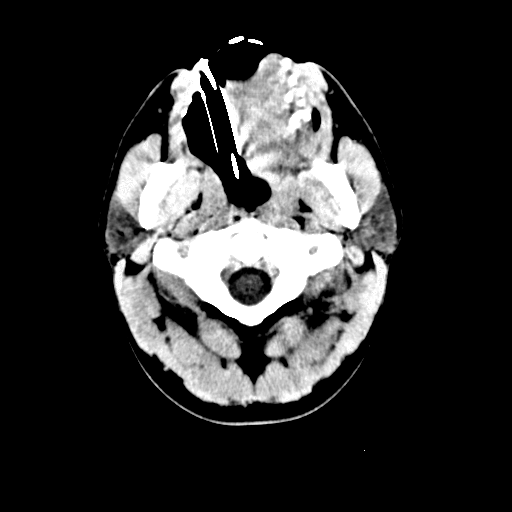
#> input picture data/0001.png, 512 x 512 px; its folder holds only this picture in this run
$ python eval.py
#> lines starting #> are read from the running program, lines starting #| are printed output that depends on the picture; after the words box and inside, x2 and y2 are one past the last pixel; in counts of white or black regions, pixels touching at a corner belong together
#> (reads eval_settings.json from the repository)
#> further down, image is the input picture: shape (512, 512); min 0, max 255, mean 47.8
### canny.py
import argparse
import math

import matplotlib.pyplot as plt
import numpy as np
from PIL import Image
from scipy import signal
from scipy.ndimage import gaussian_filter


def nonmaxima_supression(mag, angle):
    g_n = np.zeros_like(angle)
    m, n = g_n.shape

    for i in range(1, m - 1, 1):
        for j in range(1, n - 1, 1):

            # check if vertical edge
            if (angle[i,j] >= -22.5 and angle[i,j] <= 22.5) or (angle[i, j] < -157.5 and angle[i, j] >=-180) or (angle[i, j] >= 157.5 and angle[i, j] <= 180):
                pix1 = mag[i, j + 1]
                pix2 = mag[i, j - 1]

            # check if +45 edge
            elif (angle[i,j] >= 22.5 and angle[i,j] <= 67.5) or (angle[i,j] <-112.5 and angle[i,j] >= -157.5):
                pix1 = mag[i - 1, j - 1]
                pix2 = mag[i + 1, j + 1]

            # check if horizontal edge
            elif (angle[i,j] >= 67.5 and angle[i,j] <= 112.5) or (angle[i,j] < -67.5 and angle[i,j] >= -112.5):
                pix1 = mag[i - 1, j]
                pix2 = mag[i + 1, j]

            # check if -45 edge
            elif (angle[i,j] >= 112.5 and angle[i,j] <= 157.5) or (angle[i,j] < -22.5 and angle[i,j] >= -67.5):
                pix1 = mag[i + 1, j - 1]
                pix2 = mag[i - 1, j + 1]

            if mag[i, j] >= pix1 and mag[i, j] >= pix2:
                g_n[i, j] = mag[i, j]

    return g_n


def otsus_method(img):
    max_var, best_thresh = 0.0, 0.0

    thresholds = np.arange(np.max(img), step=1.0/256)

    for thresh in thresholds:
        # Compute the between class variance
        background = img[img < thresh]
        foreground = img[img >= thresh]

        w_1 = background.size / img.size
        w_2 = foreground.size / img.size

        # Ignore cases where w_1 ro w_2 is zero
        if w_1 == 0 or w_2 == 0:
            continue

        mean_1 = background.mean()
        mean_2 = foreground.mean()

        var = w_1 * w_2 * ((mean_1 - mean_2) ** 2)

        if var > max_var:
            max_var = var
            best_thresh = thresh

    return best_thresh


MAX_DEPTH = 10000
def find_conn_weak_edges(edges, row, col, depth=0):
    if depth > MAX_DEPTH:
        return

    m, n = edges.shape

    # Loak at the surrounding 8 pixels
    for i in range(-1, 2, 1):
        for j in range(-1, 2, 1):

            # Check if there is a weak edge nearby
            if row + i >= 0 and row + i < m and col + j >= 0 and col + j < n:
                if edges[row + i, col + j] > 0 and edges[row + i, col + j] < 1:
                    depth += 1

                    edges[row + i, col + j] = 1 # label weak edge as legit edge
                    find_conn_weak_edges(edges, row, col, depth)


def canny(img, display=True, threshold_scale=1.0):
#> called with display = 0, threshold_scale = 0.5
    SIGMA = 2

    if display:
        plt.figure()
        plt.imshow(img, cmap="gray")
        plt.title(f"(a) Original image")
        plt.xticks([])
        plt.yticks([])
        plt.savefig('./imgs/intermediate1.png', bbox_inches='tight')
        plt.show()

    # (1) Apply Gaussian smoothing
    img = gaussian_filter(img, sigma=SIGMA)

    if display:
        plt.figure()
        plt.imshow(img, cmap="gray")
        plt.title(f"(b) Smoothed image")
        plt.xticks([])
        plt.yticks([])
        plt.savefig('./imgs/intermediate2.png', bbox_inches='tight')
        plt.show()

    # (2) Compute the gradient (i.e partial derivative w.r.t to x and y axis)
    kernel_x = np.array([
        [-1, 0, 1],
        [-2, 0, 2],
        [-1, 0, 1]
    ])

    kernel_y = np.array([
        [-1, -2, -1],
        [0, 0, 0],
        [1, 2, 1]
    ])

    g_x = signal.convolve2d(img, kernel_x, mode="same")
    g_y = signal.convolve2d(img, kernel_y, mode="same")
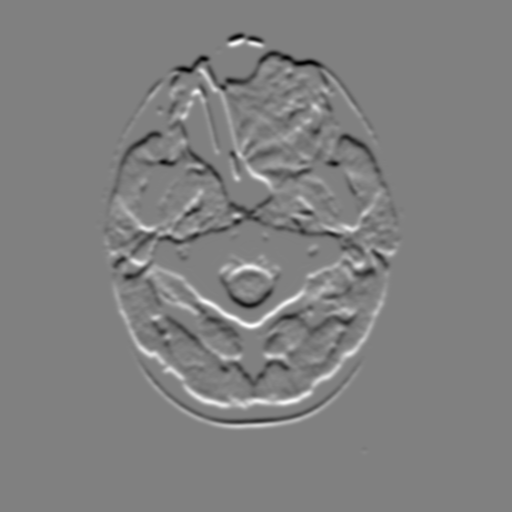
#> g_y: shape (512, 512) int64; min -379, max 372, mean 0; drawn with min black and max white

    # (3) Compute magnitude and angle image
    mag = np.sqrt(g_x ** 2 + g_y ** 2)
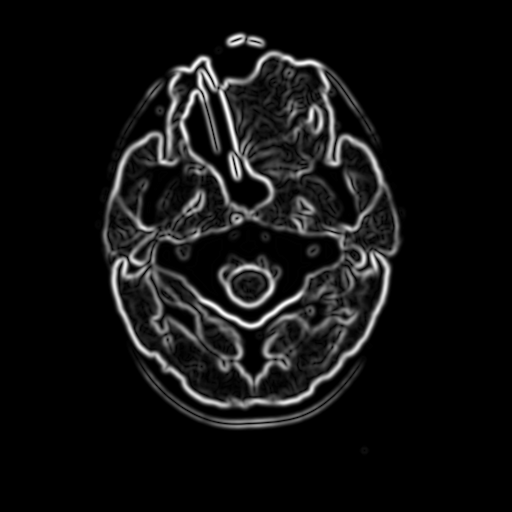
#> mag: shape (512, 512) float64; min 0, max 390.7, mean 27.7; drawn with min black and max white
    angle = np.arctan2(g_y, g_x) * 180 / np.pi
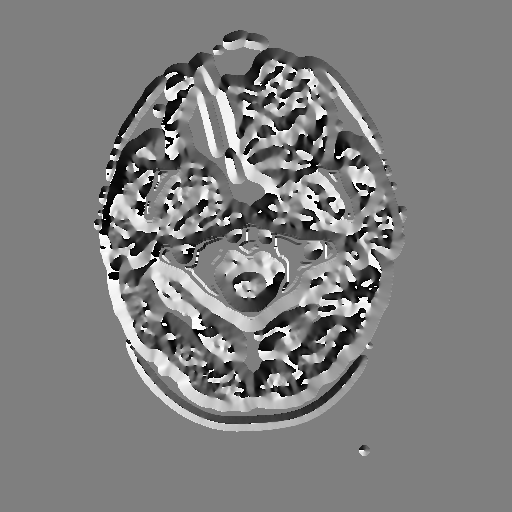
#> angle: shape (512, 512) float64; min -179.8, max 180, mean 0.3; drawn with min black and max white

    if display:
        plt.figure()
        plt.imshow(mag, cmap="gray")
        plt.title(f"(c) Magnitude image")
        plt.xticks([])
        plt.yticks([])
        plt.savefig('./imgs/intermediate3.png', bbox_inches='tight')
        plt.show()

        plt.figure()
        plt.imshow(angle, cmap="gray")
        plt.title(f"(d) Angle image")
        plt.xticks([])
        plt.yticks([])
        plt.savefig('./imgs/intermediate4.png', bbox_inches='tight')
        plt.show()

    # (4) Thin edges using non maxima supression
    g_n = nonmaxima_supression(mag, angle)
#> after the loop in nonmaxima_supression, `for i in range(1, m - 1, 1):`:
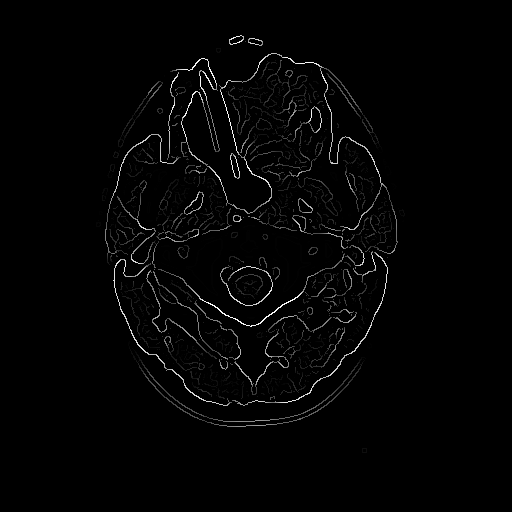
#> g_n: shape (512, 512) float64; min 0, max 390.7, mean 6.4; drawn with min black and max white

    if display:
        plt.figure()
        plt.imshow(g_n, cmap="gray")
        plt.title(f"(e) Edges after non-maxima supression")
        plt.xticks([])
        plt.yticks([])
        plt.savefig('./imgs/intermediate5.png', bbox_inches='tight')
        plt.show()


    # (5) Determine the optimal threshold using Otsu's method
    g_n = (g_n - g_n.min()) / (g_n.max() - g_n.min()) # normalize the image
    thresh_high = threshold_scale * otsus_method(g_n)
#> the loop in otsus_method, `for thresh in thresholds:` made 256 passes
#> (mean_1, mean_2, var, max_var) on passes 2 to 13: (1.02e-07, 0.321, 0.005, 0.005), (9.33e-07, 0.322, 0.00502, 0.00502), (4.41e-05, 0.348, 0.00543, 0.00543), (4.6e-05, 0.349, 0.00544, 0.00544), (4.83e-05, 0.35, 0.00546, 0.00546), (5.43e-05, 0.352, 0.00548, 0.00548), (5.86e-05, 0.353, 0.0055, 0.0055), (7.17e-05, 0.356, 0.00555, 0.00555), (8.2e-05, 0.358, 0.00558, 0.00558), (9.61e-05, 0.361, 0.00561, 0.00561), (0.000118, 0.364, 0.00567, 0.00567), (0.000138, 0.367, 0.00571, 0.00571)
#> after the loop in otsus_method, `for thresh in thresholds:`: best_thresh = 0.301; max_var = 0.00739
#> thresh_high = 0.15
    thresh_low = 0.5 * thresh_high
#> thresh_low = 0.0752

    if display:
        print(f"thresh_high: {thresh_high}, thresh_low: {thresh_low}")

    # (6) Label strong and weak edges
    edges = g_n.copy()

    edges[edges > thresh_high] = 1  # label all edges above thresh_high as legit edges
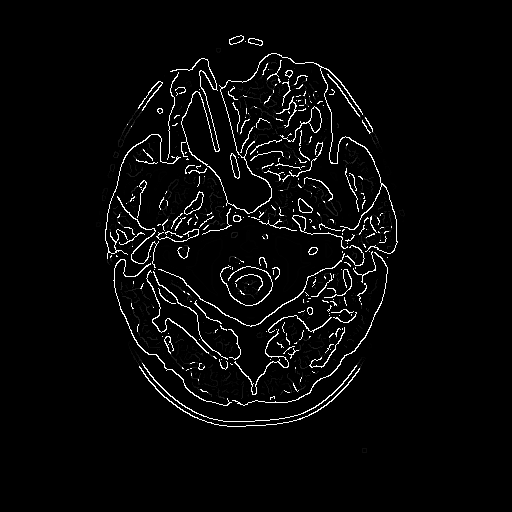
#> edges: shape (512, 512) float64; min 0, max 1, mean 0.0333
    edges[edges < thresh_low] = 0   # remove all edges bellow thresh_low
#> edges: shape (512, 512) float64; 1.04% of pixels changed, all inside (x1, y1, x2, y2) = (96, 48, 405, 453)

    # (7) Link edges using 8-connectivity
    rows, cols = np.where(edges == 1)
#> rows = 8368 values from 35 to 426; cols = 8368 values, max 397 at index 4445, min 105 at index 4002, mean 252
    for s_row, s_col in zip(rows, cols):
        find_conn_weak_edges(edges, s_row, s_col)
#> this loop made 8368 passes
#> (s_row, s_col) on passes 1 to 3: (35, 240), (35, 241), (36, 236)
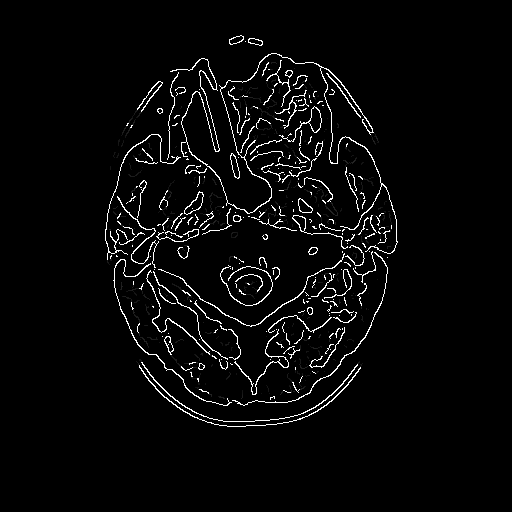
#> edges: shape (512, 512) float64; min 0, max 1, mean 0.0342

    edges[(edges > 0) & (edges < 1)] = 0 # remove all remaining weak edges
#> edges: shape (512, 512) float64; values 0 (black) and 1 (white), 3.3% white in thin lines or dots, all inside (x1, y1, x2, y2) = (105, 35, 398, 427)

    if display:
        plt.figure()
        plt.imshow(edges, cmap="gray")
        plt.title(f"(f) Detected edges")
        plt.xticks([])
        plt.yticks([])
        plt.savefig('./imgs/intermediate6.png', bbox_inches='tight')
        plt.show()

    return edges


# [20 lines that do not run on import are left out]

### eval.py
import json
import os
from os import listdir

import numpy as np
from PIL import Image

from canny import canny


if __name__ == "__main__":
    print("Detecting edges...")

    # Load evaluation settings
    with open("./eval_settings.json", "r") as file:
        eval_settings = json.load(file)

    # print(eval_settings)

    # Detect and save edges for all images
    folder_dir = "./data/"
    for image_name in os.listdir(folder_dir):
        if (image_name.endswith(".png") or image_name.endswith(".jpg") or image_name.endswith(".jpeg")):
            if "E" not in image_name:
                out_name = image_name.split(".")
                image_setting = eval_settings[out_name[0]]
                threshold_scale = image_setting["threshold_scale"]
                out_name[0] += "E."
                out_name = "".join(out_name)
                # print(f"image_name: {image_name}, out_name: {out_name}, threshold_scale: {threshold_scale}")

                image = np.array(Image.open(folder_dir + image_name).convert("L"))
                edges = canny(image, display=0, threshold_scale=threshold_scale) * 255
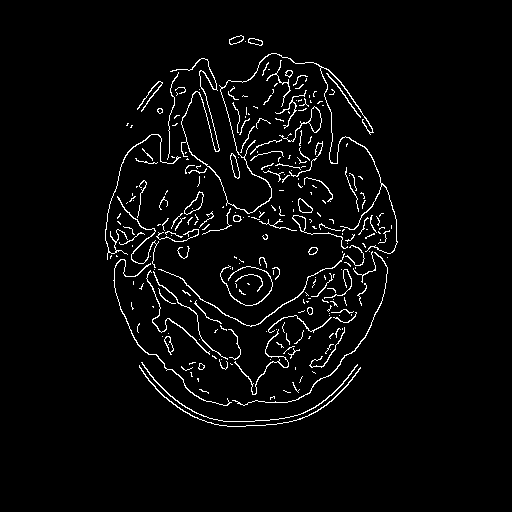
#> edges: shape (512, 512) float64; 3.3% white in thin lines or dots, all inside (x1, y1, x2, y2) = (105, 35, 398, 427)
                edges = Image.fromarray(edges.astype('uint8'))
                edges.save(folder_dir + out_name)
